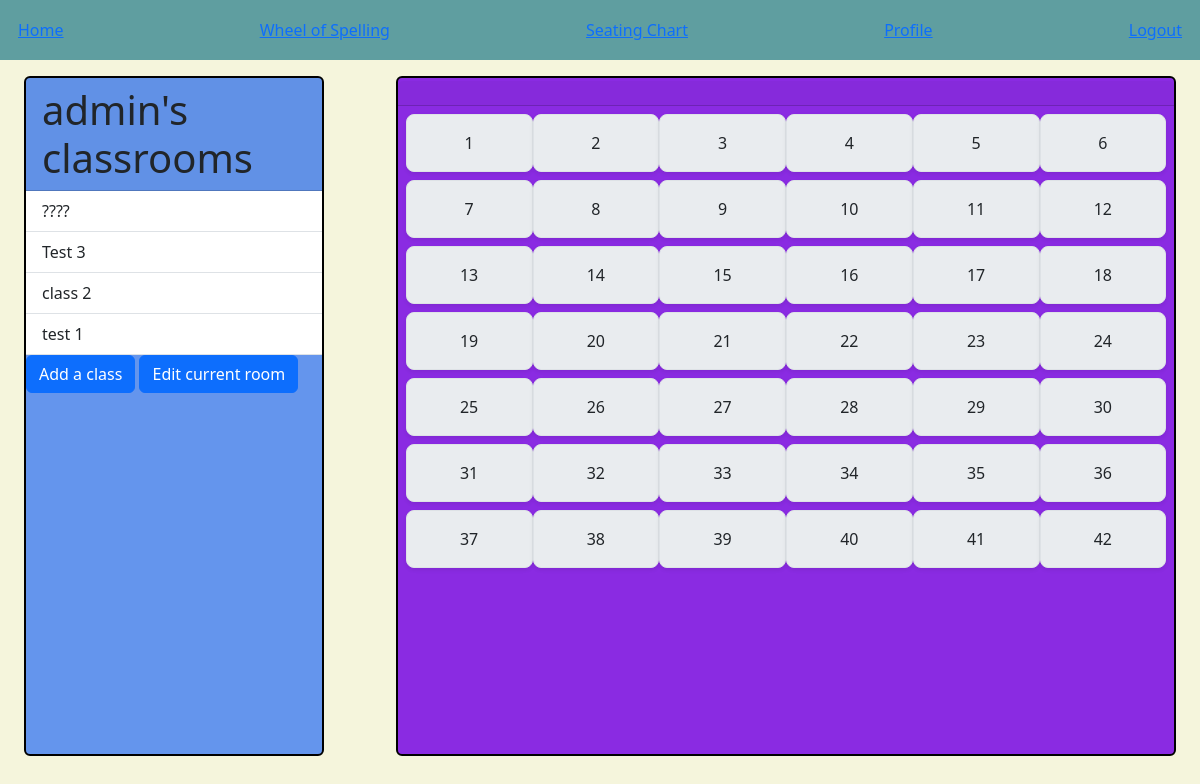
Page /profile/class_lists (signed in) on the earlier database version.
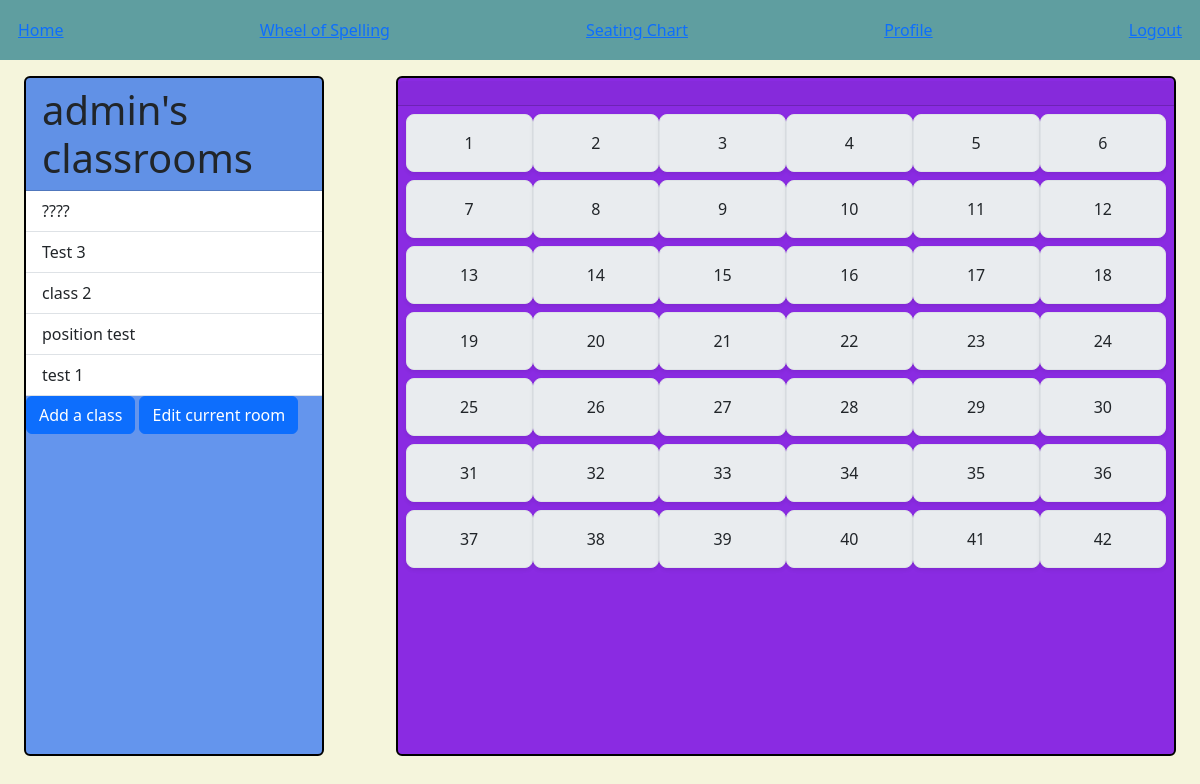
Same page on the later database version.
### fortune/models.py (models this page shows, shortened)
class User(AbstractUser):
  name = models.CharField(max_length=12)

class SchoolClass(models.Model):
  teacher = models.ForeignKey(User, on_delete=CASCADE)
  name = models.CharField(max_length=15)
  class Meta:
    unique_together = ("teacher", "name")

### fortune/views.py (the view)
# urls.py: path('profile/class_lists', views.class_lists, name='classes'),
@login_required
def class_lists(request):
    user = request.user
    classroom = SchoolClass.objects.filter(teacher = request.user)
    return render(request, 'fortune/class_list.html', {
        'user': user,
        'classes': classroom
    })

### fortune/templates/fortune/class_list.html (shortened to what this page needs)
{% extends "fortune/layout.html" %}
{% load static %}
{% block body %}
<div id="menu" class="card">
    <h1 class="card-header">{{user.username}}'s classrooms</h1>
    <ul class="list-group list-group-flush">
        {% if classes %}
        {% for class in classes %}
        <li class="classname list-group-item" data-id="{{class.id}}">{{class.name}}</li>
        {% endfor %}
        {% endif %}
    <div id="btn-div">
        <button id="add-room" class="btn btn-primary">Add a class</button>
        <button id="edit-room" class="btn btn-primary">Edit current room</button>
    </div>
</div>
<div id="classroom-card" class="card">
    <div class="card-header">
    </div>
    <div id="classroom-view" class="row">
    </div>
</div>
{% endblock %}

### fortune/templates/fortune/layout.html (shortened to what this page needs)
{% load static %}
<!DOCTYPE html>
<html lang="en">
    <head>
        <link href="https://cdn.jsdelivr.net/npm/bootstrap@5.3.3/dist/css/bootstrap.min.css" rel="stylesheet">
        <link href="{% static 'fortune/style.css' %}" rel="stylesheet">
    </head>
<body>
    <nav id="nav" class="navbar">
        <a href="{% url 'index' %}">Home</a>
        <a href="{% url 'WOS' %}">Wheel of Spelling </a>
        <a href="{% url 'classes' %}">Seating Chart</a>
        <a href="">Profile</a>
        {% if user.is_authenticated %}
            <a href="{%url 'login' %}">Logout</a>
        {% else %}
            <a href="{% url 'login' %}">Login</a>
        {% endif %}
    </nav>
    <div class="body">
        {% block body %}
        {% endblock %}
    </div>
</body>
</html>

### fortune/static/fortune/style.css (style rules this page uses)
body { background: beige; }
.navbar { background-color: cadetblue; padding: 1.5vw; }
#menu { width: 25vw; height: 85vh; border: 2px solid black; background-color: cornflowerblue; position: fixed; left: 2%; margin-top: 2vh; }
#classroom-card { width: 65vw; height: 85vh; border: 2px solid black; background-color: blueviolet; position: fixed; right: 2%; padding-top: 3px; margin-top: 2vh; overflow: scroll; }
#classroom-view { margin: 1%; }

Differences in the rows shown:
added SchoolClass: name "position test"
